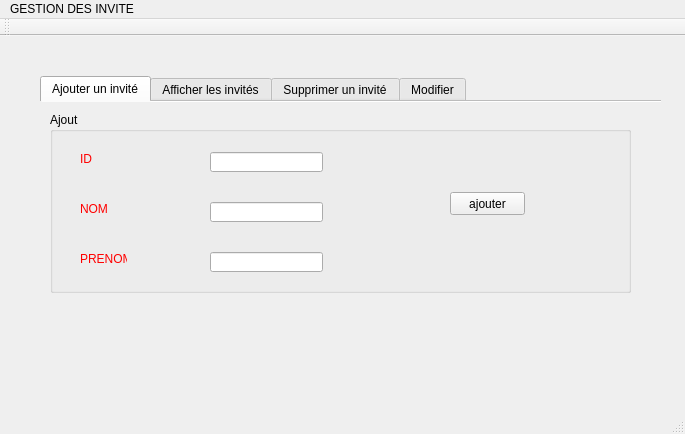
<?xml version="1.0" encoding="UTF-8"?>
<ui version="4.0">
 <class>MainWindow</class>
 <widget class="QMainWindow" name="MainWindow">
  <property name="geometry">
   <rect>
    <x>0</x>
    <y>0</y>
    <width>685</width>
    <height>434</height>
   </rect>
  </property>
  <property name="windowTitle">
   <string>GESTION DES INVITE</string>
  </property>
  <property name="styleSheet">
   <string notr="true">QLabel{
color : red;

}</string>
  </property>
  <widget class="QWidget" name="centralWidget">
   <widget class="QTabWidget" name="MAP">
    <property name="geometry">
     <rect>
      <x>40</x>
      <y>40</y>
      <width>621</width>
      <height>291</height>
     </rect>
    </property>
    <property name="currentIndex">
     <number>0</number>
    </property>
    <property name="documentMode">
     <bool>true</bool>
    </property>
    <widget class="QWidget" name="tab">
     <attribute name="title">
      <string>Ajouter un invité</string>
     </attribute>
     <widget class="QGroupBox" name="groupBox">
      <property name="geometry">
       <rect>
        <x>10</x>
        <y>10</y>
        <width>581</width>
        <height>181</height>
       </rect>
      </property>
      <property name="title">
       <string>Ajout</string>
      </property>
      <widget class="QLabel" name="label">
       <property name="geometry">
        <rect>
         <x>30</x>
         <y>40</y>
         <width>47</width>
         <height>14</height>
        </rect>
       </property>
       <property name="text">
        <string>ID</string>
       </property>
      </widget>
      <widget class="QLabel" name="label_2">
       <property name="geometry">
        <rect>
         <x>30</x>
         <y>90</y>
         <width>47</width>
         <height>14</height>
        </rect>
       </property>
       <property name="text">
        <string>NOM</string>
       </property>
      </widget>
      <widget class="QLabel" name="label_3">
       <property name="geometry">
        <rect>
         <x>30</x>
         <y>140</y>
         <width>47</width>
         <height>14</height>
        </rect>
       </property>
       <property name="text">
        <string>PRENOM</string>
       </property>
      </widget>
      <widget class="QLineEdit" name="le_id">
       <property name="geometry">
        <rect>
         <x>160</x>
         <y>40</y>
         <width>113</width>
         <height>20</height>
        </rect>
       </property>
      </widget>
      <widget class="QLineEdit" name="le_nom">
       <property name="geometry">
        <rect>
         <x>160</x>
         <y>90</y>
         <width>113</width>
         <height>20</height>
        </rect>
       </property>
      </widget>
      <widget class="QLineEdit" name="le_prenom">
       <property name="geometry">
        <rect>
         <x>160</x>
         <y>140</y>
         <width>113</width>
         <height>20</height>
        </rect>
       </property>
      </widget>
      <widget class="QPushButton" name="pb_ajouter">
       <property name="geometry">
        <rect>
         <x>400</x>
         <y>80</y>
         <width>75</width>
         <height>23</height>
        </rect>
       </property>
       <property name="text">
        <string>ajouter</string>
       </property>
      </widget>
     </widget>
    </widget>
    <widget class="QWidget" name="tab_2">
     <attribute name="title">
      <string>Afficher les invités</string>
     </attribute>
     <widget class="QTableView" name="tab_invite">
      <property name="geometry">
       <rect>
        <x>10</x>
        <y>0</y>
        <width>601</width>
        <height>192</height>
       </rect>
      </property>
     </widget>
     <widget class="QLineEdit" name="lineEdit_id">
      <property name="geometry">
       <rect>
        <x>230</x>
        <y>200</y>
        <width>211</width>
        <height>20</height>
       </rect>
      </property>
     </widget>
     <widget class="QPushButton" name="Recherche">
      <property name="geometry">
       <rect>
        <x>450</x>
        <y>200</y>
        <width>75</width>
        <height>23</height>
       </rect>
      </property>
      <property name="text">
       <string>recherche</string>
      </property>
     </widget>
     <widget class="QPushButton" name="pushButton_2">
      <property name="geometry">
       <rect>
        <x>450</x>
        <y>230</y>
        <width>75</width>
        <height>23</height>
       </rect>
      </property>
      <property name="text">
       <string>Trier</string>
      </property>
     </widget>
     <widget class="QPushButton" name="pushButton_3">
      <property name="geometry">
       <rect>
        <x>530</x>
        <y>200</y>
        <width>75</width>
        <height>23</height>
       </rect>
      </property>
      <property name="text">
       <string>Exporter PDF</string>
      </property>
     </widget>
    </widget>
    <widget class="QWidget" name="tab_3">
     <attribute name="title">
      <string>Supprimer un invité</string>
     </attribute>
     <widget class="QLabel" name="label_4">
      <property name="geometry">
       <rect>
        <x>40</x>
        <y>40</y>
        <width>131</width>
        <height>16</height>
       </rect>
      </property>
      <property name="text">
       <string>Donner ID a supprimer</string>
      </property>
     </widget>
     <widget class="QLineEdit" name="le_id_sup">
      <property name="geometry">
       <rect>
        <x>190</x>
        <y>40</y>
        <width>113</width>
        <height>20</height>
       </rect>
      </property>
     </widget>
     <widget class="QPushButton" name="pb_supprimer">
      <property name="geometry">
       <rect>
        <x>190</x>
        <y>120</y>
        <width>75</width>
        <height>23</height>
       </rect>
      </property>
      <property name="text">
       <string>supprimer</string>
      </property>
     </widget>
    </widget>
    <widget class="QWidget" name="tableview_3">
     <attribute name="title">
      <string>Modifier</string>
     </attribute>
     <widget class="QGroupBox" name="groupBox_3">
      <property name="geometry">
       <rect>
        <x>20</x>
        <y>10</y>
        <width>571</width>
        <height>181</height>
       </rect>
      </property>
      <property name="title">
       <string>GroupBox</string>
      </property>
      <widget class="QPushButton" name="pushButton">
       <property name="geometry">
        <rect>
         <x>430</x>
         <y>70</y>
         <width>75</width>
         <height>23</height>
        </rect>
       </property>
       <property name="text">
        <string>MODIFIER</string>
       </property>
      </widget>
      <widget class="QLineEdit" name="lineEdit">
       <property name="geometry">
        <rect>
         <x>230</x>
         <y>40</y>
         <width>113</width>
         <height>20</height>
        </rect>
       </property>
      </widget>
      <widget class="QLineEdit" name="lineEdit_2">
       <property name="geometry">
        <rect>
         <x>230</x>
         <y>80</y>
         <width>113</width>
         <height>20</height>
        </rect>
       </property>
      </widget>
      <widget class="QLineEdit" name="lineEdit_3">
       <property name="geometry">
        <rect>
         <x>230</x>
         <y>120</y>
         <width>113</width>
         <height>20</height>
        </rect>
       </property>
      </widget>
      <widget class="QLabel" name="le_id_4">
       <property name="geometry">
        <rect>
         <x>40</x>
         <y>40</y>
         <width>47</width>
         <height>14</height>
        </rect>
       </property>
       <property name="text">
        <string>ID</string>
       </property>
      </widget>
      <widget class="QLabel" name="le_nom_4">
       <property name="geometry">
        <rect>
         <x>40</x>
         <y>80</y>
         <width>47</width>
         <height>14</height>
        </rect>
       </property>
       <property name="text">
        <string>NOM</string>
       </property>
      </widget>
      <widget class="QLabel" name="le_prenom_4">
       <property name="geometry">
        <rect>
         <x>40</x>
         <y>120</y>
         <width>47</width>
         <height>14</height>
        </rect>
       </property>
       <property name="text">
        <string>PRENOM</string>
       </property>
      </widget>
     </widget>
    </widget>
   </widget>
   <widget class="QLabel" name="label_5">
    <property name="geometry">
     <rect>
      <x>0</x>
      <y>0</y>
      <width>685</width>
      <height>401</height>
     </rect>
    </property>
    <property name="text">
     <string/>
    </property>
   </widget>
   <zorder>label_5</zorder>
   <zorder>MAP</zorder>
  </widget>
  <widget class="QMenuBar" name="menuBar">
   <property name="geometry">
    <rect>
     <x>0</x>
     <y>0</y>
     <width>685</width>
     <height>22</height>
    </rect>
   </property>
   <widget class="QMenu" name="menuGESTION_DES_INVITE">
    <property name="title">
     <string>GESTION DES INVITE</string>
    </property>
   </widget>
   <addaction name="menuGESTION_DES_INVITE"/>
  </widget>
  <widget class="QToolBar" name="mainToolBar">
   <attribute name="toolBarArea">
    <enum>TopToolBarArea</enum>
   </attribute>
   <attribute name="toolBarBreak">
    <bool>false</bool>
   </attribute>
  </widget>
  <widget class="QStatusBar" name="statusBar"/>
 </widget>
 <layoutdefault spacing="6" margin="11"/>
 <resources/>
 <connections/>
</ui>
